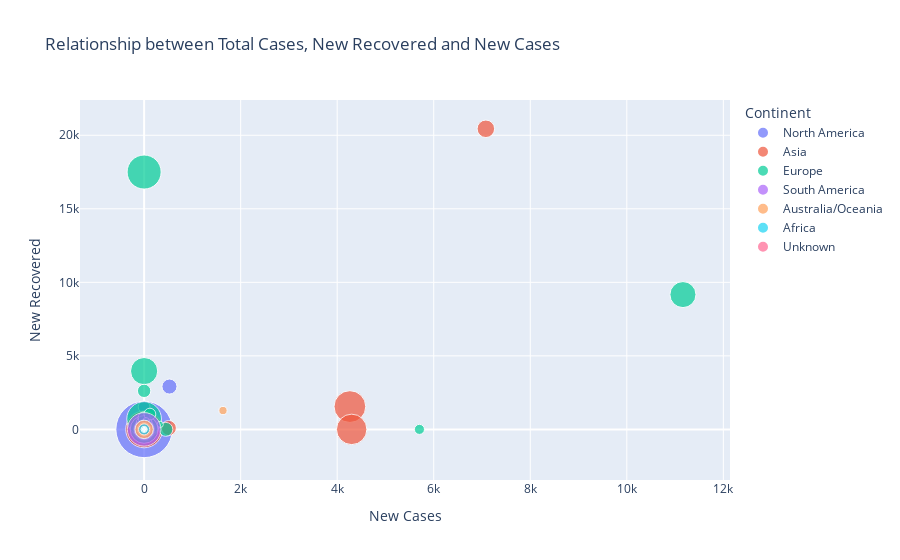

This figure's notebook cell:
### Markdown cell above
#### 1.3 Sự tác động của dịch bệnh qua mối quan hệ của 3 biến `Total Cases, New Cases, New Recovered`:
- **Trường dữ liệu được trực quan**: `New Cases, Total Cases, New Recovered`.
- **Biểu đồ sử dụng**: Bubble scatter chart.
- **Tính phù hợp của biểu đồ**: Bubble scatter chart cho phép vừa biểu thị mối quan hệ giữa hai biến `New Cases`, `New Recoverd` cũng vừa có thể cho phép biến thứ ba là `Total Cases` tham gia vào quá trình trực quan (thể hiện dưới dạng kích thước điểm dữ liệu) mà không cần sử dụng một biểu đồ 3D để làm việc đó.
- **Mục đích của câu hỏi:** Nhằm thể hiện mức độ phòng chống dịch bệnh của các quốc gia và khả năng chữa trị của các quốc gia đó với dịch bệnh Covid như thế nào.

### Code cell
fig = px.scatter(covid_df, x='New Cases', y='New Recovered', size='Total Cases', 
                 color='Continent', hover_name='Country',
                 labels={'New Recovered': 'New Recovered', 'Total Cases': 'Total Cases'},
                 title='Relationship between Total Cases, New Recovered and New Cases',
                 size_max=40)
    
fig.show()

### Figure 1 — Plotly figure (JSON) as saved in the notebook; plotly's stock layout.template omitted (floating-point values rounded to 4 significant figures)
{"data": [{"hovertemplate": "<b>%{hovertext}</b><br><br>Continent=North America<br>New Cases=%{x}<br>New Recovered=%{y}<br>Total Cases=%{marker.size}<extra></extra>", "hovertext": ["USA", "Mexico", "Canada", "Guatemala", "Costa Rica", "Cuba", "Panama", "Dominican Republic", "Honduras", "Martinique", "Guadeloupe", "El Salvador", "Trinidad and Tobago", "Jamaica", "Barbados", "Belize", "Curaçao", "Aruba", "Bahamas", "Haiti", "Cayman Islands", "Saint Lucia", "Grenada", "Bermuda", "Nicaragua", "Dominica", "Saint Martin", "Greenland", "Caribbean Netherlands", "Sint Maarten", "St. Vincent Grenadines", "Antigua and Barbuda", "British Virgin Islands", "Saint Kitts and Nevis", "Turks and Caicos", "St. Barth", "Anguilla", "Saint Pierre Miquelon", "Montserrat"], "legendgroup": "North America", "marker": {"color": "#636efa", "size": [105396817, 7470653, 4591149, 1237564, 1204164, 1112625, 1031273, 660705, 472219, 229807, 201852, 201785, 189296, 154196, 106645, 70757, 45986, 44044, 37491, 34202, 31472, 30004, 19680, 18814, 18491, 15760, 12257, 11971, 11676, 11020, 9589, 9106, 7305, 6597, 6551, 5439, 3904, 3452, 1403], "sizemode": "area", "sizeref": 65870.0, "symbol": "circle"}, "mode": "markers", "name": "North America", "orientation": "v", "showlegend": true, "type": "scatter", "x": [6e-09, 525.0, 6e-09, 6e-09, 6e-09, 6e-09, 6e-09, 6e-09, 6e-09, 6e-09, 6e-09, 6e-09, 6e-09, 6e-09, 6e-09, 6e-09, 6e-09, 6e-09, 6e-09, 6e-09, 6e-09, 6e-09, 6e-09, 6e-09, 6e-09, 6e-09, 6e-09, 6e-09, 6e-09, 6e-09, 6e-09, 6e-09, 6e-09, 6e-09, 6e-09, 6e-09, 6e-09, 6e-09, 6e-09], "xaxis": "x", "y": [0, 2912, 1530, 0, 0, 0, 0, 0, 0, 0, 0, 0, 0, 0, 0, 0, 0, 0, 0, 0, 0, 0, 0, 0, 0, 0, 0, 0, 0, 0, 0, 0, 0, 0, 0, 0, 0, 0, 0], "yaxis": "y"}, {"hovertemplate": "<b>%{hovertext}</b><br><br>Continent=Asia<br>New Cases=%{x}<br>New Recovered=%{y}<br>Total Cases=%{marker.size}<extra></extra>", "hovertext": ["India", "Japan", "S. Korea", "Turkey", "Vietnam", "Taiwan", "Iran", "Indonesia", "Malaysia", "Israel", "DPRK", "Thailand", "Philippines", "Hong Kong", "Iraq", "Singapore", "Bangladesh", "Georgia", "Jordan", "Pakistan", "Kazakhstan", "Lebanon", "UAE", "Mongolia", "Nepal", "Saudi Arabia", "Azerbaijan", "Bahrain", "Sri Lanka", "Kuwait", "Cyprus", "Myanmar", "Palestine", "Qatar", "Armenia", "Oman", "Brunei", "Uzbekistan", "Laos", "Afghanistan", "Kyrgyzstan", "Maldives", "Cambodia", "Bhutan", "Syria", "Timor-Leste", "Tajikistan", "Yemen", "Macao", "China"], "legendgroup": "Asia", "marker": {"color": "#EF553B", "size": [44688101, 33264491, 30569215, 17042722, 11526966, 10112117, 7570743, 6737303, 5043790, 4801511, 4772813, 4728182, 4077109, 2883700, 2465545, 2230570, 2037829, 1825598, 1746997, 1577214, 1408124, 1232517, 1052664, 1007897, 1001149, 829882, 828730, 709230, 672034, 663456, 650685, 633946, 621008, 494737, 446819, 399449, 278698, 251071, 218020, 209406, 206673, 185732, 138719, 62620, 57467, 23418, 17786, 11945, 3514, 503302], "sizemode": "area", "sizeref": 65870.0, "symbol": "circle"}, "mode": "markers", "name": "Asia", "orientation": "v", "showlegend": true, "type": "scatter", "x": [6e-09, 4263.0, 4300.0, 6e-09, 6e-09, 7080.0, 511.0, 144.0, 6e-09, 6e-09, 6e-09, 147.0, 117.0, 6e-09, 6e-09, 6e-09, 6e-09, 6e-09, 6e-09, 50.0, 6e-09, 6e-09, 145.0, 6e-09, 6e-09, 98.0, 9.0, 6e-09, 6e-09, 6e-09, 6e-09, 6e-09, 6e-09, 124.0, 6e-09, 6e-09, 6e-09, 6e-09, 6e-09, 12.0, 6e-09, 6e-09, 6e-09, 6e-09, 6e-09, 6e-09, 6e-09, 6e-09, 6e-09, 6e-09], "xaxis": "x", "y": [0, 1551, 0, 0, 0, 20441, 92, 218, 0, 0, 0, 0, 103, 0, 0, 0, 0, 0, 0, 0, 0, 0, 65, 0, 1, 65, 3, 0, 0, 0, 0, 0, 0, 205, 0, 0, 0, 0, 0, 17, 0, 0, 0, 0, 0, 0, 0, 0, 0, 0], "yaxis": "y"}, {"hovertemplate": "<b>%{hovertext}</b><br><br>Continent=Europe<br>New Cases=%{x}<br>New Recovered=%{y}<br>Total Cases=%{marker.size}<extra></extra>", "hovertext": ["France", "Germany", "Italy", "UK", "Russia", "Spain", "Netherlands", "Poland", "Austria", "Greece", "Portugal", "Ukraine", "Belgium", "Czechia", "Switzerland", "Romania", "Denmark", "Sweden", "Serbia", "Hungary", "Slovakia", "Ireland", "Norway", "Finland", "Slovenia", "Lithuania", "Bulgaria", "Croatia", "Belarus", "Latvia", "Estonia", "Moldova", "Bosnia and Herzegovina", "North Macedonia", "Albania", "Luxembourg", "Montenegro", "Iceland", "Malta", "Channel Islands", "Andorra", "Isle of Man", "Faeroe Islands", "San Marino", "Liechtenstein", "Gibraltar", "Monaco", "Vatican City"], "legendgroup": "Europe", "marker": {"color": "#00cc96", "size": [39638159, 38210850, 25603510, 24370154, 22353291, 13770429, 8598182, 6432765, 5940935, 5871458, 5568084, 5389439, 4727795, 4614143, 4391007, 3346046, 3175554, 2698535, 2496295, 2195926, 1863419, 1703850, 1479259, 1462976, 1329966, 1306368, 1297062, 1269326, 994037, 976162, 615119, 607450, 401636, 346852, 334427, 297757, 288552, 209093, 117477, 101382, 47875, 38008, 34658, 23583, 21426, 20433, 16115, 29], "sizemode": "area", "sizeref": 65870.0, "symbol": "circle"}, "mode": "markers", "name": "Europe", "orientation": "v", "showlegend": true, "type": "scatter", "x": [6e-09, 6e-09, 6e-09, 6e-09, 11160.0, 6e-09, 6e-09, 450.0, 6e-09, 6e-09, 6e-09, 6e-09, 6e-09, 119.0, 6e-09, 5704.0, 45.0, 6e-09, 6e-09, 6e-09, 21.0, 6e-09, 6e-09, 6e-09, 89.0, 41.0, 6e-09, 334.0, 6e-09, 13.0, 6e-09, 6e-09, 6e-09, 6e-09, 6e-09, 6e-09, 6e-09, 6e-09, 6e-09, 6e-09, 6e-09, 6e-09, 6e-09, 6e-09, 6e-09, 6e-09, 6e-09, 6e-09], "xaxis": "x", "y": [706, 17500, 0, 3964, 9166, 0, 381, 0, 0, 2619, 0, 0, 792, 1037, 0, 0, 54, 184, 0, 0, 12, 11, 0, 72, 0, 589, 0, 341, 0, 12, 0, 0, 0, 0, 0, 0, 0, 0, 0, 0, 0, 0, 0, 0, 0, 0, 0, 0], "yaxis": "y"}, {"hovertemplate": "<b>%{hovertext}</b><br><br>Continent=South America<br>New Cases=%{x}<br>New Recovered=%{y}<br>Total Cases=%{marker.size}<extra></extra>", "hovertext": ["Brazil", "Argentina", "Colombia", "Chile", "Peru", "Bolivia", "Ecuador", "Uruguay", "Paraguay", "Venezuela", "French Guiana", "Suriname", "Guyana", "Falkland Islands"], "legendgroup": "South America", "marker": {"color": "#ab63fa", "size": [37076053, 10044125, 6360089, 5180329, 4486832, 1193908, 1057121, 1034303, 808401, 552125, 98041, 82467, 73075, 1930], "sizemode": "area", "sizeref": 65870.0, "symbol": "circle"}, "mode": "markers", "name": "South America", "orientation": "v", "showlegend": true, "type": "scatter", "x": [6e-09, 6e-09, 6e-09, 6e-09, 6e-09, 6e-09, 6e-09, 6e-09, 6e-09, 6e-09, 6e-09, 6e-09, 6e-09, 6e-09], "xaxis": "x", "y": [0, 0, 0, 0, 0, 0, 0, 0, 0, 0, 0, 0, 0, 0], "yaxis": "y"}, {"hovertemplate": "<b>%{hovertext}</b><br><br>Continent=Australia/Oceania<br>New Cases=%{x}<br>New Recovered=%{y}<br>Total Cases=%{marker.size}<extra></extra>", "hovertext": ["Australia", "New Zealand", "New Caledonia", "French Polynesia", "Fiji", "Papua New Guinea", "Solomon Islands", "Micronesia", "Tonga", "Samoa", "Marshall Islands", "Vanuatu", "Cook Islands", "Palau", "Nauru", "Kiribati", "Wallis and Futuna", "Tuvalu", "Niue", "Tokelau"], "legendgroup": "Australia/Oceania", "marker": {"color": "#FFA15A", "size": [11385534, 2228291, 79881, 77957, 68897, 46809, 24575, 23948, 16807, 16607, 15618, 12014, 7030, 5989, 5247, 5013, 3427, 2805, 791, 5], "sizemode": "area", "sizeref": 65870.0, "symbol": "circle"}, "mode": "markers", "name": "Australia/Oceania", "orientation": "v", "showlegend": true, "type": "scatter", "x": [6e-09, 1634.0, 6e-09, 6e-09, 6e-09, 6e-09, 6e-09, 6e-09, 6e-09, 6e-09, 6e-09, 6e-09, 6e-09, 6e-09, 6e-09, 6e-09, 6e-09, 6e-09, 6e-09, 6e-09], "xaxis": "x", "y": [0, 1280, 0, 0, 0, 0, 0, 0, 0, 0, 0, 0, 0, 0, 0, 0, 0, 0, 1, 0], "yaxis": "y"}, {"hovertemplate": "<b>%{hovertext}</b><br><br>Continent=Africa<br>New Cases=%{x}<br>New Recovered=%{y}<br>Total Cases=%{marker.size}<extra></extra>", "hovertext": ["South Africa", "Morocco", "Tunisia", "Egypt", "Libya", "Ethiopia", "Réunion", "Zambia", "Kenya", "Botswana", "Algeria", "Nigeria", "Zimbabwe", "Mozambique", "Ghana", "Namibia", "Uganda", "Rwanda", "Cameroon", "Angola", "DRC", "Senegal", "Malawi", "Ivory Coast", "Eswatini", "Madagascar", "Sudan", "Mauritania", "Cabo Verde", "Burundi", "Seychelles", "Gabon", "Tanzania", "Mayotte", "Mauritius", "Togo", "Guinea", "Lesotho", "Mali", "Benin", "Somalia", "Congo", "Burkina Faso", "South Sudan", "Equatorial Guinea", "Djibouti", "CAR", "Gambia", "Eritrea", "Niger", "Comoros", "Guinea-Bissau", "Liberia", "Sierra Leone", "Chad", "Sao Tome and Principe", "Saint Helena", "Western Sahara"], "legendgroup": "Africa", "marker": {"color": "#19d3f3", "size": [4064889, 1272487, 1150962, 515698, 507187, 500050, 486588, 343135, 342919, 329727, 271477, 266598, 264127, 233098, 171209, 171156, 170504, 133180, 124392, 105277, 95749, 88921, 88702, 88240, 74267, 67889, 63809, 63668, 63244, 53631, 50665, 48981, 42846, 42004, 41752, 39394, 38267, 34790, 33053, 27990, 27324, 25375, 22056, 18368, 17229, 15690, 15368, 12586, 10189, 9931, 9001, 8960, 8090, 7760, 7678, 6281, 2166, 10], "sizemode": "area", "sizeref": 65870.0, "symbol": "circle"}, "mode": "markers", "name": "Africa", "orientation": "v", "showlegend": true, "type": "scatter", "x": [6e-09, 6e-09, 6e-09, 6e-09, 13.0, 6e-09, 6e-09, 6e-09, 6e-09, 6e-09, 6e-09, 6e-09, 6e-09, 6e-09, 6e-09, 6e-09, 6e-09, 6e-09, 6e-09, 6e-09, 6e-09, 6e-09, 6e-09, 6e-09, 6e-09, 6e-09, 6e-09, 6e-09, 6e-09, 6e-09, 6e-09, 6e-09, 6e-09, 6e-09, 6e-09, 6e-09, 6e-09, 6e-09, 6e-09, 6e-09, 6e-09, 6e-09, 6e-09, 6e-09, 6e-09, 6e-09, 6e-09, 6e-09, 6e-09, 6e-09, 6e-09, 6e-09, 6e-09, 6e-09, 6e-09, 6e-09, 6e-09, 6e-09], "xaxis": "x", "y": [0, 0, 0, 0, 3, 0, 0, 0, 0, 0, 0, 0, 0, 0, 0, 0, 0, 0, 0, 0, 0, 0, 0, 0, 0, 0, 8, 0, 0, 0, 0, 0, 0, 0, 0, 0, 0, 0, 0, 0, 0, 0, 0, 0, 0, 0, 0, 0, 0, 0, 0, 0, 0, 0, 0, 0, 0, 0], "yaxis": "y"}, {"hovertemplate": "<b>%{hovertext}</b><br><br>Continent=Unknown<br>New Cases=%{x}<br>New Recovered=%{y}<br>Total Cases=%{marker.size}<extra></extra>", "hovertext": ["Diamond Princess", "MS Zaandam"], "legendgroup": "Unknown", "marker": {"color": "#FF6692", "size": [712, 9], "sizemode": "area", "sizeref": 65870.0, "symbol": "circle"}, "mode": "markers", "name": "Unknown", "orientation": "v", "showlegend": true, "type": "scatter", "x": [6e-09, 6e-09], "xaxis": "x", "y": [0, 0], "yaxis": "y"}], "layout": {"legend": {"itemsizing": "constant", "title": {"text": "Continent"}, "tracegroupgap": 0}, "title": {"text": "Relationship between Total Cases, New Recovered and New Cases"}, "xaxis": {"anchor": "y", "domain": [0, 1], "title": {"text": "New Cases"}}, "yaxis": {"anchor": "x", "domain": [0, 1], "title": {"text": "New Recovered"}}}}
